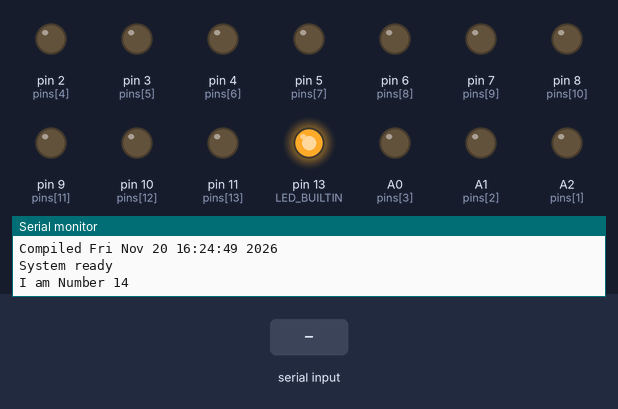
Bench run of a program on a simulated Arduino Nano, built with avr-gcc and run on an emulated ATmega328P. Shown: output pins drawn as LEDs (lit = HIGH), the last lines printed to the serial monitor. The inputs (shaded band) are chosen by the test bench. Random numbers use the default seed unless the program sets one.

Above: at 1.2 s.
1.3 s: "T90\n" received over the second serial link
At 1.9 s:
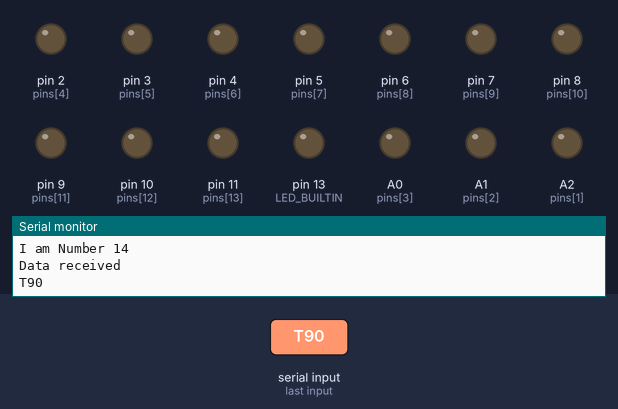
2.9 s: "T,45\n" received over the second serial link
At 4.1 s:
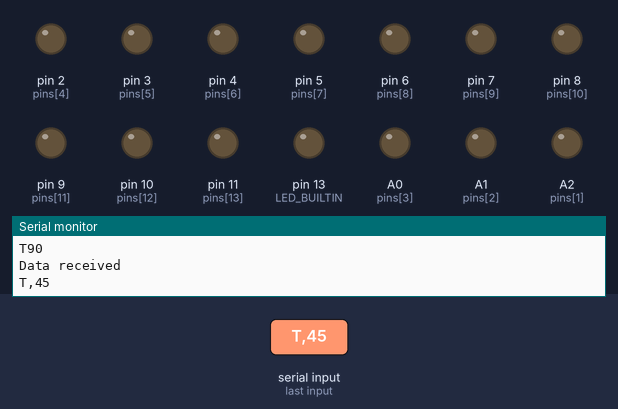
4.4 s: "T90,L45\n" received over the second serial link
At 5.4 s:
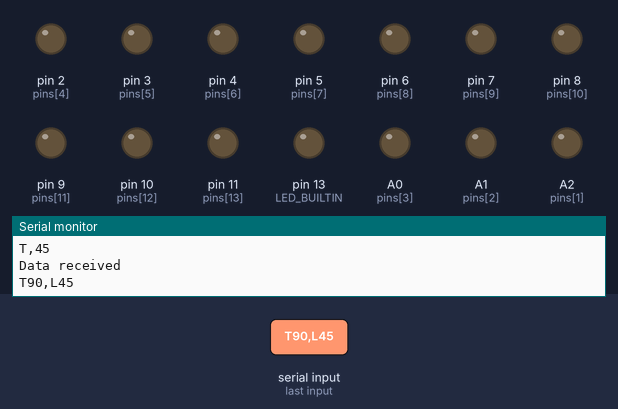
Timing chart, 0 to 7.4 s (numbered marks = the images above; inputs shaded):
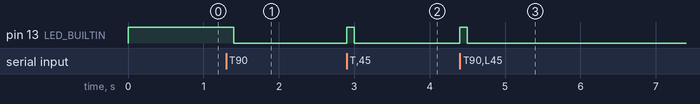

The program:

main.cpp
```cpp
#include <Arduino.h>
#include "SoftwareSerial.h"
#define BUSPIN 12
#define MYID 14 // the chip's designated address, usually each receiver gets a different one on your local installation

// PWM PINS: Uno, Nano, Mini : 3, 5, 6, 9, 10, 11; 490 Hz (pins 5 and 6: 980 Hz)
uint8_t pins[] = {A3, A2, A1, A0, 2, 3, 4, 5, 6, 7, 8, 9, 10, 11};
// board output channel assignments from top to bottom

uint8_t pinfx[sizeof pins];  // Pin Effects assignment, e.g. declare a pin to be flashing every 1 second automatically, or to do a random fire flicker, or to be the top light of a traffic signal ...
uint8_t pinlvl[sizeof pins]; // Pin Signal level assignment (storage), 0 = off, 255 = max. (non-PWM pins will be off for lvl < 128 and on for lvl > 128)

void setSignal();                // activate builtin LED  as data-in indicator
void doSignalLoop();             // takes care of disabling builtin LED after it's been on for some 100ms
void checkSerial();              // see if softserial incoming buffer processor
void parseBuffer(char *payload); // processes the message received
void performanceCheck();

void fx1_blink();         // A 1:1 ratio flashing light with 500 ms per phase
void fx2_randomflicker(); // change the value every 70 ms
void fx3_flash();         // a quick walking light along the pins, on = 90 ms, off = 90 ms * (pins -1), runs from pin 0 to pin 13 and repeats
void fx4_fluor();         // a flickering/defective fluorescent light effect that happens at random intervals
void fx5_twinflash();     // a quick twin walking light along the pins, on = 90 ms, off = 90 ms * ( (pins-1) / 2), runs two LEDs 7 steps apart from pin 0 to pin 6, pin 7 to pin 13 and repeats
void fx6_antiblink();     // a 1:1 ration flashing light, 300 ms per phase, alternating between adjacent pins (i.e. pin X = on when pin X+1 = off)
void fx7_breathe();       // soft blink, for PWM outputs (no effect on digital pins)

volatile unsigned long rightNow = 0;
volatile unsigned long didSignal = 0;
char sbuf[160];            // for serial data received
uint16_t sbuf_next = 0;    // pointer where to put next character (i.e. length of received data)
uint16_t is_receiving = 0; // if > 0, we're still tracking incoming serial data
uint8_t is_valid = 0;      // if > 0, serial data has ended with \n and we have buffer

SoftwareSerial softser(BUSPIN, 13); // TX, RX ; RX is not used

void setup()
{
  Serial.begin(115200);
  Serial.println(F("Toytrain Serial Receiver"));
  Serial.print(F("Compiled "));
  Serial.println(__TIMESTAMP__);

  pinMode(LED_BUILTIN, OUTPUT);
  for (uint8_t i = 0; i < sizeof pins; i++)
  {
    pinfx[i] = 0;  /* init for all pins fx = none */
    pinlvl[i] = 0; /* Level = 0 = OFF */
    digitalWrite(pins[i], 0);
    pinMode(pins[i], OUTPUT);
  }
  setSignal();
  softser.begin(9600);
  Serial.println(F("System ready"));
  Serial.print(F("I am Number "));
  Serial.println(MYID);
}

/*


Mainloop
*/
void loop()
{

  rightNow = millis();
  doSignalLoop();

  checkSerial();

  /* effects module calls - since every effect has a different (in-coded) loop time base, they can't be unified easily */

  fx1_blink();
  fx2_randomflicker();
  fx3_flash();
  fx4_fluor();
  fx5_twinflash();
  fx6_antiblink();
  fx7_breathe();

  // performanceCheck(); /* a diagnostic output of "how many loops per second" to serial */"
}

/*
clear the signal LED after a certain time
*/
void doSignalLoop()
{
  if (didSignal > 0 && rightNow - didSignal > 100)
  {
    digitalWrite(LED_BUILTIN, LOW);
    didSignal = 0;
  }
}

/*
light up the builtin signal LED
*/
void setSignal()
{
  digitalWrite(LED_BUILTIN, HIGH);
  didSignal = rightNow;
}

/* count the loops that happen in one second */
void performanceCheck()
{
  static unsigned long last = 0;
  static unsigned long loopy = 0;

  loopy++;

  if (rightNow < 1000 + last)
  {
    return;
  }
  last = rightNow;

  Serial.println(loopy);
  loopy = 0;
}

/**
 *
 *
 * feed the internal buffer from the serial stream if anything's available
 * call the parser if end character is detected
 */
void checkSerial()
{

  if (softser.available() > 0) // option: use while() to process all the buffer in one main loop, or if() to fetch just one char from the buffer per main loop
  {
    byte onechar = softser.read();

    /* T = Startmark? */
    if (onechar == 'T' && is_receiving == 0)
    {
      is_receiving = 65535; // also a timeout counter */
      sbuf_next = 0;
      is_valid = 0;
    }

    sbuf[sbuf_next] = onechar;

    /* Newline = Endmark? */
    if (onechar == '\n' && is_receiving > 0)
    {
      is_valid = 1;
      sbuf[sbuf_next] = 0; /* endmark */
      is_receiving = 0;    /* we're now waiting for new start mark */
      Serial.println(F("Data received"));
      Serial.println(sbuf);
      /* call parser on buffer now */
      parseBuffer(sbuf);
    }
    else
    {

      if (sbuf_next < sizeof sbuf)
      {
        sbuf_next++;
      }
    }
  }
}

/**
 *
 *
 *
 * Analyze the payload value
 * */
void parseBuffer(char *payload)
{
  int hits = 0;
  static unsigned int theTarget = 0; /* intermediate buffer for the ID in the message */
  static uint8_t thePin = 0;         /* container for last pinID received */
  unsigned int theValue = 0;         /* container for value of L<level> */

  setSignal();

  /* Set the level of the active pin: pattern check T<ID>,L<level> */

  hits = sscanf(payload, "T%u,L%u", &theTarget, &theValue);
  if (hits == 2 && theTarget == MYID)
  {
    pinlvl[thePin] = constrain(theValue, 0, 255);
    if (pinlvl[thePin] == 0)
    {
      pinfx[thePin] = 0;
    }
    analogWrite(pins[thePin], pinlvl[thePin]); /* digital pins will also respond to this, they turn on with L255 */
  }

  /* Set the level of all pins: pattern check T<ID>,G<level> */

  hits = sscanf(payload, "T%u,G%u", &theTarget, &theValue);
  if (hits == 2 && theTarget == MYID)
  {
    for (byte i = 0; i < sizeof pins; i++)
    {
      pinlvl[i] = constrain(theValue, 0, 255);
      if (pinlvl[i] == 0)
      {
        pinfx[i] = 0;
      }
      analogWrite(pins[i], pinlvl[i]);
    }
  }

  /* Define the active pin: pattern check T<ID>,P<PinIndex> */

  hits = sscanf(payload, "T%u,P%u", &theTarget, &theValue);
  if (hits == 2 && theTarget == MYID)
  {
    thePin = constrain(theValue, 0, sizeof pins - 1);
  }

  /* Define the effect of the active pin: pattern check T<ID>,F<Effect> */

  hits = sscanf(payload, "T%u,F%u", &theTarget, &theValue);
  if (hits == 2 && theTarget == MYID)
  {
    pinfx[thePin] = constrain(theValue, 0, 255);
  }
};

/*
a timer function that toggles all pins with assigned FX 1 - an automated slow walking blink effect with on:off = 1:1
*/
void fx1_blink()
{
  static byte stepper = 0;
  static uint8_t blink[sizeof pins];
  static unsigned long last = 0;
  if (rightNow < 50 + last)
  {
    return;
  }
  last = rightNow;
  stepper++;
  if (stepper >= sizeof pins)
  {
    stepper = 0;
  }

  if (pinfx[stepper] == 1)
  {
    blink[stepper] = 1 - blink[stepper];
    analogWrite(pins[stepper], (blink[stepper] ? pinlvl[stepper] : 0));
  }
}

void fx2_randomflicker()
{
  static unsigned long last = 0;
  if (rightNow < 70 + last)
  {
    return;
  }
  last = rightNow;

  for (uint8_t i = 0; i < sizeof pinfx; i++)
  {
    if (pinfx[i] == 2)
    {
      analogWrite(pins[i], (rand() > RAND_MAX >> 1 ? pinlvl[i] : 0));
    }
  }
}

void fx3_flash() // walking flashing light; on:off ratio = 1:pins, recalculates every 90 ms
{
  static byte stepper = 0;
  static unsigned long last = 0;
  if (rightNow < 90 + last)
  {
    return;
  }
  last = rightNow;
  stepper++;
  if (stepper >= sizeof pins)
  {
    stepper = 0;
  }

  for (uint8_t i = 0; i < sizeof pinfx; i++)
  {
    if (pinfx[i] == 3)
    {
      analogWrite(pins[i], (stepper == i ? pinlvl[i] : 0));
    }
  }
}

void fx4_fluor() // fluorescent lights effect, recalculated every 20ms
{
  static uint16_t blink[sizeof pins]; // stores a countdown value for each channel
  static unsigned long last = 0;

  if (rightNow < 20 + last)
  {
    return;
  }
  last = rightNow;

  for (uint8_t i = 0; i < sizeof pinfx; i++)
  {
    if (pinfx[i] == 4)
    {
      byte lvl = pinlvl[i];
      if (blink[i] == 0)
      {
        blink[i] = random(50, 500); // create a new random countdown until the next flicker
      }
      if (blink[i] < random(30) || blink[i] > 390) // flicker when close to zero or freshly started
      {
        lvl = (byte)(((byte)rand() * pinlvl[i]) >> 8); //
      }
      if (blink[i] > 400) // if the countdown was very high, turn off the light for a bit
      {
        lvl = 0; //
      }
      analogWrite(pins[i], lvl);
      blink[i]--;
    }
  }
}

void fx5_twinflash() // walking lights effect at double speed (two LEDs in 14)
{
  static byte stepper = 0;
  static unsigned long last = 0;
  if (rightNow < 90 + last)
  {
    return;
  }
  last = rightNow;
  stepper++;
  if (stepper >= sizeof pins)
  {
    stepper = 0;
  }

  for (uint8_t i = 0; i < sizeof pinfx; i++)
  {
    if (pinfx[i] == 5)
    {
      analogWrite(pins[i], (stepper % 7 == i % 7 ? pinlvl[i] : 0));
    }
  }
}

/*
blink all channels synchronized, on:off = 1:1, 300 ms/phase, odd pins blink alternating to even pins
*/
void fx6_antiblink()
{
  static byte state = 0;
  static unsigned long last = 0;
  if (rightNow < 300 + last)
  {
    return;
  }
  last = rightNow;
  state++;

  for (byte i = 0; i < sizeof pins; i++)
  {
    if (pinfx[i] == 6)
    {
      analogWrite(pins[i], (((state ^ i) & 1) == 0 ? pinlvl[i] : 0));
    }
  }
}

/*
cycle through 0-255 every 30 ms and use abs( val-127 ) for analog output.
Best for PWM pins, otherwise it's just another blink effect
*/

void fx7_breathe()
{
  static byte state[sizeof pins];
  static unsigned long last = 0;
  if (rightNow < 30 + last)
  {
    return;
  }
  last = rightNow;

  for (byte i = 0; i < sizeof pins; i++)
  {
    if (pinfx[i] == 7)
    {
      state[i] += 4;
      byte v = ( state[i] > 127 ? 127 - state[i] : state[i] ) << 1;
      analogWrite(pins[i], (int) ( pinlvl[i] * v ) >> 8 );
    }
  }
}
```

Measured:
- after the input at 1.3 s, pin 13 (LED_BUILTIN): HIGH → LOW after 0.10 s
- after the input at 2.9 s, pin 13 (LED_BUILTIN): LOW → HIGH at once, → LOW 0.10 s later
- after the input at 4.4 s, pin 13 (LED_BUILTIN): LOW → HIGH at once, → LOW 0.10 s later
